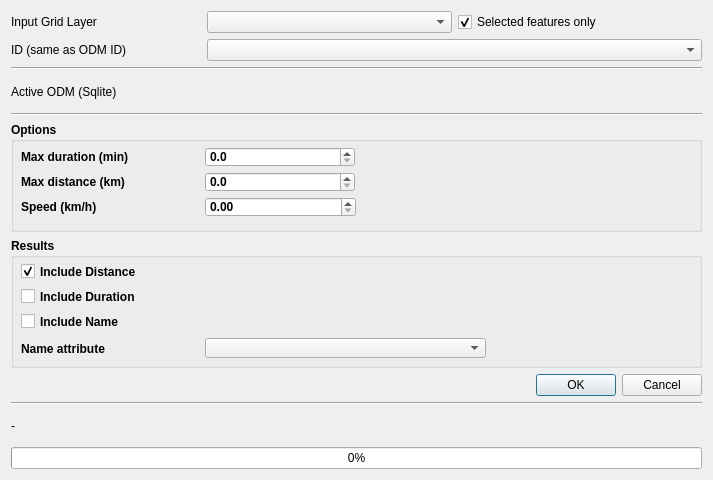
<?xml version="1.0" encoding="UTF-8"?>
<ui version="4.0">
 <class>ActiveODMDistanceMapDialog</class>
 <widget class="QDialog" name="ActiveODMDistanceMapDialog">
  <property name="geometry">
   <rect>
    <x>0</x>
    <y>0</y>
    <width>713</width>
    <height>480</height>
   </rect>
  </property>
  <property name="windowTitle">
   <string>ActiveODM Distance Map</string>
  </property>
  <layout class="QVBoxLayout" name="verticalLayout">
   <item>
    <layout class="QHBoxLayout" name="horizontalLayout_layer">
     <item>
      <widget class="QLabel" name="label">
       <property name="minimumSize">
        <size>
         <width>190</width>
         <height>0</height>
        </size>
       </property>
       <property name="maximumSize">
        <size>
         <width>190</width>
         <height>16777215</height>
        </size>
       </property>
       <property name="text">
        <string>Input Grid Layer</string>
       </property>
      </widget>
     </item>
     <item>
      <widget class="QgsMapLayerComboBox" name="inputLayer"/>
     </item>
     <item>
      <widget class="QCheckBox" name="onlySelectedFeatures">
       <property name="text">
        <string>Selected features only</string>
       </property>
       <property name="checked">
        <bool>true</bool>
       </property>
      </widget>
     </item>
    </layout>
   </item>
   <item>
    <layout class="QHBoxLayout" name="horizontalLayout_id">
     <item>
      <widget class="QLabel" name="label_3">
       <property name="minimumSize">
        <size>
         <width>190</width>
         <height>0</height>
        </size>
       </property>
       <property name="maximumSize">
        <size>
         <width>190</width>
         <height>16777215</height>
        </size>
       </property>
       <property name="text">
        <string>ID (same as ODM ID)</string>
       </property>
      </widget>
     </item>
     <item>
      <widget class="QgsFieldComboBox" name="idSelector"/>
     </item>
    </layout>
   </item>
   <item>
    <widget class="Line" name="line_2">
     <property name="orientation">
      <enum>Qt::Horizontal</enum>
     </property>
    </widget>
   </item>
   <item>
    <layout class="QHBoxLayout" name="horizontalLayout_odm">
     <item>
      <widget class="QLabel" name="label_2">
       <property name="minimumSize">
        <size>
         <width>190</width>
         <height>0</height>
        </size>
       </property>
       <property name="maximumSize">
        <size>
         <width>190</width>
         <height>16777215</height>
        </size>
       </property>
       <property name="text">
        <string>Active ODM (Sqlite)</string>
       </property>
      </widget>
     </item>
     <item>
      <widget class="QgsFileWidget" name="fileSelector"/>
     </item>
    </layout>
   </item>
   <item>
    <widget class="Line" name="line">
     <property name="orientation">
      <enum>Qt::Horizontal</enum>
     </property>
    </widget>
   </item>
   <item>
    <widget class="QgsCollapsibleGroupBox" name="mGroupBox_2">
     <property name="sizePolicy">
      <sizepolicy hsizetype="Preferred" vsizetype="Minimum">
       <horstretch>0</horstretch>
       <verstretch>0</verstretch>
      </sizepolicy>
     </property>
     <property name="minimumSize">
      <size>
       <width>0</width>
       <height>110</height>
      </size>
     </property>
     <property name="font">
      <font>
       <weight>75</weight>
       <bold>true</bold>
      </font>
     </property>
     <property name="title">
      <string>Options</string>
     </property>
     <widget class="QLabel" name="label_5">
      <property name="geometry">
       <rect>
        <x>10</x>
        <y>20</y>
        <width>184</width>
        <height>30</height>
       </rect>
      </property>
      <property name="text">
       <string>Max duration (min)</string>
      </property>
     </widget>
     <widget class="QgsDoubleSpinBox" name="MaxDurationDial">
      <property name="geometry">
       <rect>
        <x>194</x>
        <y>25</y>
        <width>150</width>
        <height>20</height>
       </rect>
      </property>
      <property name="decimals">
       <number>1</number>
      </property>
      <property name="maximum">
       <double>1440.000000000000000</double>
      </property>
     </widget>
     <widget class="QLabel" name="label_6">
      <property name="geometry">
       <rect>
        <x>10</x>
        <y>70</y>
        <width>184</width>
        <height>30</height>
       </rect>
      </property>
      <property name="text">
       <string>Speed (km/h)</string>
      </property>
     </widget>
     <widget class="QgsDoubleSpinBox" name="speedDial">
      <property name="geometry">
       <rect>
        <x>194</x>
        <y>75</y>
        <width>151</width>
        <height>20</height>
       </rect>
      </property>
      <property name="maximum">
       <double>100.000000000000000</double>
      </property>
      <property name="singleStep">
       <double>0.100000000000000</double>
      </property>
     </widget>
     <widget class="QLabel" name="label_7">
      <property name="geometry">
       <rect>
        <x>10</x>
        <y>45</y>
        <width>184</width>
        <height>30</height>
       </rect>
      </property>
      <property name="text">
       <string>Max distance (km)</string>
      </property>
     </widget>
     <widget class="QgsDoubleSpinBox" name="MaxDistanceDial">
      <property name="geometry">
       <rect>
        <x>194</x>
        <y>50</y>
        <width>150</width>
        <height>20</height>
       </rect>
      </property>
      <property name="decimals">
       <number>1</number>
      </property>
      <property name="maximum">
       <double>1000.000000000000000</double>
      </property>
     </widget>
    </widget>
   </item>
   <item>
    <widget class="QgsCollapsibleGroupBox" name="mGroupBox">
     <property name="sizePolicy">
      <sizepolicy hsizetype="Preferred" vsizetype="Maximum">
       <horstretch>0</horstretch>
       <verstretch>0</verstretch>
      </sizepolicy>
     </property>
     <property name="minimumSize">
      <size>
       <width>0</width>
       <height>130</height>
      </size>
     </property>
     <property name="font">
      <font>
       <weight>75</weight>
       <bold>true</bold>
      </font>
     </property>
     <property name="title">
      <string>Results</string>
     </property>
     <widget class="QCheckBox" name="checkBox_ResultDistance">
      <property name="geometry">
       <rect>
        <x>10</x>
        <y>25</y>
        <width>454</width>
        <height>17</height>
       </rect>
      </property>
      <property name="text">
       <string>Include Distance</string>
      </property>
      <property name="checked">
       <bool>true</bool>
      </property>
     </widget>
     <widget class="QCheckBox" name="checkBox_ResultDuration">
      <property name="geometry">
       <rect>
        <x>10</x>
        <y>50</y>
        <width>454</width>
        <height>17</height>
       </rect>
      </property>
      <property name="sizePolicy">
       <sizepolicy hsizetype="Fixed" vsizetype="Fixed">
        <horstretch>0</horstretch>
        <verstretch>0</verstretch>
       </sizepolicy>
      </property>
      <property name="text">
       <string>Include Duration</string>
      </property>
     </widget>
     <widget class="QCheckBox" name="checkBox_IncludeName">
      <property name="geometry">
       <rect>
        <x>10</x>
        <y>75</y>
        <width>201</width>
        <height>17</height>
       </rect>
      </property>
      <property name="text">
       <string>Include Name </string>
      </property>
      <property name="checked">
       <bool>false</bool>
      </property>
     </widget>
     <widget class="QLabel" name="label_4">
      <property name="geometry">
       <rect>
        <x>10</x>
        <y>100</y>
        <width>184</width>
        <height>21</height>
       </rect>
      </property>
      <property name="text">
       <string>Name attribute</string>
      </property>
     </widget>
     <widget class="QgsFieldComboBox" name="nameSelector">
      <property name="geometry">
       <rect>
        <x>194</x>
        <y>100</y>
        <width>281</width>
        <height>20</height>
       </rect>
      </property>
     </widget>
    </widget>
   </item>
   <item>
    <widget class="QDialogButtonBox" name="buttonBox">
     <property name="orientation">
      <enum>Qt::Horizontal</enum>
     </property>
     <property name="standardButtons">
      <set>QDialogButtonBox::Cancel|QDialogButtonBox::Ok</set>
     </property>
    </widget>
   </item>
   <item>
    <widget class="Line" name="line_4">
     <property name="orientation">
      <enum>Qt::Horizontal</enum>
     </property>
    </widget>
   </item>
   <item>
    <widget class="QLabel" name="labelCurrentStatus">
     <property name="text">
      <string>-</string>
     </property>
    </widget>
   </item>
   <item>
    <widget class="QProgressBar" name="progressBar">
     <property name="value">
      <number>0</number>
     </property>
     <property name="format">
      <string>%p%</string>
     </property>
    </widget>
   </item>
  </layout>
 </widget>
 <customwidgets>
  <customwidget>
   <class>QgsCollapsibleGroupBox</class>
   <extends>QGroupBox</extends>
   <header>qgscollapsiblegroupbox.h</header>
   <container>1</container>
  </customwidget>
  <customwidget>
   <class>QgsDoubleSpinBox</class>
   <extends>QDoubleSpinBox</extends>
   <header>qgsdoublespinbox.h</header>
  </customwidget>
  <customwidget>
   <class>QgsFieldComboBox</class>
   <extends>QComboBox</extends>
   <header>qgsfieldcombobox.h</header>
  </customwidget>
  <customwidget>
   <class>QgsFileWidget</class>
   <extends>QWidget</extends>
   <header>qgsfilewidget.h</header>
  </customwidget>
  <customwidget>
   <class>QgsMapLayerComboBox</class>
   <extends>QComboBox</extends>
   <header>qgsmaplayercombobox.h</header>
  </customwidget>
 </customwidgets>
 <resources/>
 <connections/>
</ui>
